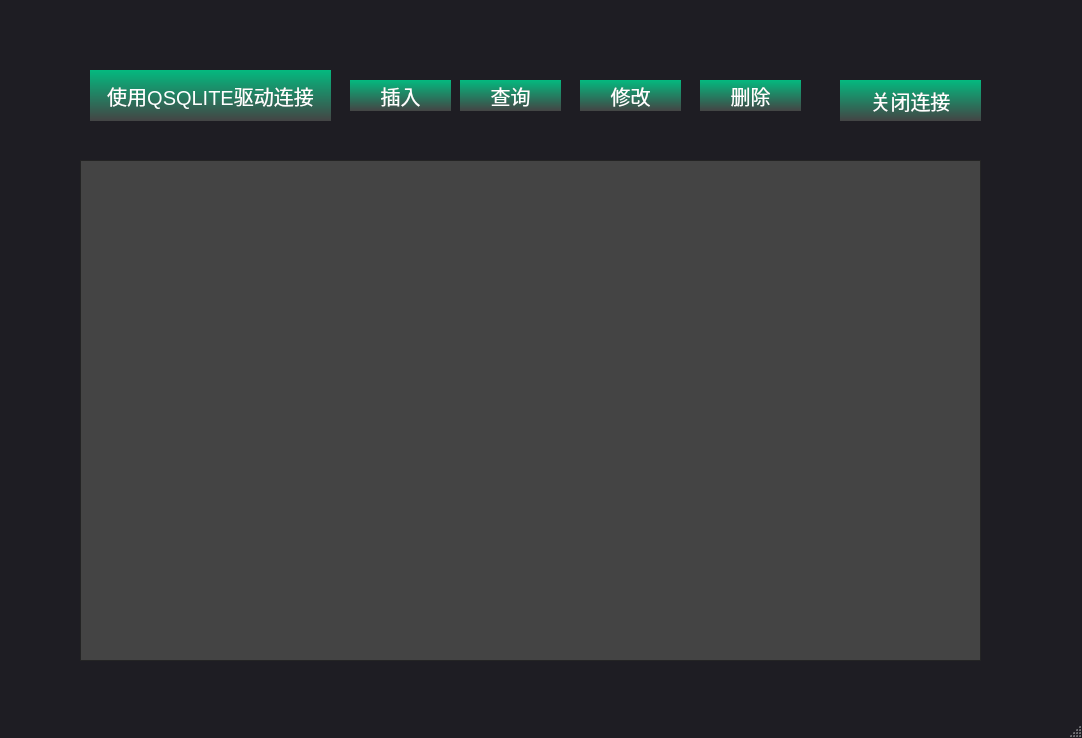
<?xml version="1.0" encoding="UTF-8"?>
<ui version="4.0">
 <class>MainWindow</class>
 <widget class="QMainWindow" name="MainWindow">
  <property name="geometry">
   <rect>
    <x>0</x>
    <y>0</y>
    <width>1082</width>
    <height>738</height>
   </rect>
  </property>
  <property name="windowTitle">
   <string>MainWindow</string>
  </property>
  <property name="styleSheet">
   <string notr="true">QMainWindow {
	background-color:#1e1d23;
}
QDialog {
	background-color:#1e1d23;
}
QColorDialog {
	background-color:#1e1d23;
}
QTextEdit {
	background-color:#1e1d23;
	color: #a9b7c6;
}
QPlainTextEdit {
	selection-background-color:#007b50;
	background-color:#1e1d23;
	border-style: solid;
	border-top-color: transparent;
	border-right-color: transparent;
	border-left-color: transparent;
	border-bottom-color: transparent;
	border-width: 1px;
	color: #a9b7c6;
}
QPushButton{
	border-style: solid;
	border-top-color: transparent;
	border-right-color: transparent;
	border-left-color: transparent;
	border-bottom-color: transparent;
	border-width: 1px;
	border-style: solid;
	color: #FFFFFF;
	padding: 2px;
	background-color:qlineargradient(spread:pad,x1:0,y1:0,x2:0,y2:1,stop:0 #04b97f,stop:1 #444444);
    font-family: &quot;Microsoft YaHei&quot;; 
    font-size:20px;
}

QPushButton:hover{
	border-style: solid;
	border-top-color: transparent;
	border-right-color: transparent;
	border-left-color: transparent;
	border-bottom-color: #37efba;
	border-bottom-width: 2px;
	border-style: solid;
	color: #FFFFFF;
	padding-bottom: 2px;
	background-color: #1e1d23;
}
QPushButton:pressed{
	border-style: solid;
	border-top-color: transparent;
	border-right-color: transparent;
	border-left-color: transparent;
	border-bottom-color: #37efba;
	border-bottom-width: 2px;
	border-style: solid;
	color: #37efba;
	padding-bottom: 1px;
	background-color: #1e1d23;
}
QPushButton:disabled{
	border-style: solid;
	border-top-color: transparent;
	border-right-color: transparent;
	border-left-color: transparent;
	border-bottom-color: #808086;
	border-bottom-width: 2px;
	border-style: solid;
	color: #808086;
	padding-bottom: 1px;
	background-color: #1e1d23;
}
QToolButton {
	border-style: solid;
	border-top-color: transparent;
	border-right-color: transparent;
	border-left-color: transparent;
	border-bottom-color: #04b97f;
	border-bottom-width: 1px;
	border-style: solid;
	color: #a9b7c6;
	padding: 2px;
	background-color: #1e1d23;
}
QToolButton:hover{
	border-style: solid;
	border-top-color: transparent;
	border-right-color: transparent;
	border-left-color: transparent;
	border-bottom-color: #37efba;
	border-bottom-width: 2px;
	border-style: solid;
	color: #FFFFFF;
	padding-bottom: 1px;
	background-color: #1e1d23;
}

QLineEdit {
	border-width: 1px; border-radius: 4px;
	border-color: rgb(58, 58, 58);
	border-style: inset;
	padding: 0 8px;
	color: #a9b7c6;
	background:#1e1d23;
	selection-background-color:#007b50;
	selection-color: #FFFFFF;
}
QLabel {
	color: #a9b7c6;
}
QLCDNumber {
	color: #37e6b4;
}
QProgressBar {
	text-align: center;
	color: rgb(240, 240, 240);
	border-width: 1px; 
	border-radius: 10px;
	border-color: rgb(58, 58, 58);
	border-style: inset;
	background-color:#1e1d23;
}
QProgressBar::chunk {
	background-color: #04b97f;
	border-radius: 5px;
}
QMenuBar {
	background-color: #1e1d23;
}
QMenuBar::item {
	color: #a9b7c6;
  	spacing: 3px;
  	padding: 1px 4px;
  	background: #1e1d23;
}

QMenuBar::item:selected {
  	background:#1e1d23;
	color: #FFFFFF;
}
QMenu::item:selected {
	border-style: solid;
	border-top-color: transparent;
	border-right-color: transparent;
	border-left-color: #04b97f;
	border-bottom-color: transparent;
	border-left-width: 2px;
	color: #FFFFFF;
	padding-left:15px;
	padding-top:4px;
	padding-bottom:4px;
	padding-right:7px;
	background-color: #1e1d23;
}
QMenu::item {
	border-style: solid;
	border-top-color: transparent;
	border-right-color: transparent;
	border-left-color: transparent;
	border-bottom-color: transparent;
	border-bottom-width: 1px;
	border-style: solid;
	color: #a9b7c6;
	padding-left:17px;
	padding-top:4px;
	padding-bottom:4px;
	padding-right:7px;
	background-color: #1e1d23;
}
QMenu{
	background-color:#1e1d23;
}
QTabWidget {
	color:rgb(0,0,0);
	background-color:#1e1d23;
}
QTabWidget::pane {
		border-color: rgb(77,77,77);
		background-color:#1e1d23;
		border-style: solid;
		border-width: 1px;
    	border-radius: 6px;
}
QTabBar::tab {
	border-style: solid;
	border-top-color: transparent;
	border-right-color: transparent;
	border-left-color: transparent;
	border-bottom-color: transparent;
	border-bottom-width: 1px;
	border-style: solid;
	color: #808086;
	padding: 3px;
	margin-left:3px;
	background-color: #1e1d23;
}
QTabBar::tab:selected, QTabBar::tab:last:selected, QTabBar::tab:hover {
  	border-style: solid;
	border-top-color: transparent;
	border-right-color: transparent;
	border-left-color: transparent;
	border-bottom-color: #04b97f;
	border-bottom-width: 2px;
	border-style: solid;
	color: #FFFFFF;
	padding-left: 3px;
	padding-bottom: 2px;
	margin-left:3px;
	background-color: #1e1d23;
}

QCheckBox {
	color: #a9b7c6;
	padding: 2px;
}
QCheckBox:disabled {
	color: #808086;
	padding: 2px;
}

QCheckBox:hover {
	border-radius:4px;
	border-style:solid;
	padding-left: 1px;
	padding-right: 1px;
	padding-bottom: 1px;
	padding-top: 1px;
	border-width:1px;
	border-color: rgb(87, 97, 106);
	background-color:#1e1d23;
}
QCheckBox::indicator:checked {

	height: 10px;
	width: 10px;
	border-style:solid;
	border-width: 1px;
	border-color: #04b97f;
	color: #a9b7c6;
	background-color: #04b97f;
}
QCheckBox::indicator:unchecked {

	height: 10px;
	width: 10px;
	border-style:solid;
	border-width: 1px;
	border-color: #04b97f;
	color: #a9b7c6;
	background-color: transparent;
}
QRadioButton {
	color: #a9b7c6;
	background-color: #1e1d23;
	padding: 1px;
}
QRadioButton::indicator:checked {
	height: 10px;
	width: 10px;
	border-style:solid;
	border-radius:5px;
	border-width: 1px;
	border-color: #04b97f;
	color: #a9b7c6;
	background-color: #04b97f;
}
QRadioButton::indicator:!checked {
	height: 10px;
	width: 10px;
	border-style:solid;
	border-radius:5px;
	border-width: 1px;
	border-color: #04b97f;
	color: #a9b7c6;
	background-color: transparent;
}
QStatusBar {
	color:#027f7f;
}
QSpinBox {
	color: #a9b7c6;	
	background-color: #1e1d23;
}
QDoubleSpinBox {
	color: #a9b7c6;	
	background-color: #1e1d23;
}
QTimeEdit {
	color: #a9b7c6;	
	background-color: #1e1d23;
}
QDateTimeEdit {
	color: #a9b7c6;	
	background-color: #1e1d23;
}
QDateEdit {
	color: #a9b7c6;	
	background-color: #1e1d23;
}
QComboBox {
	color: #a9b7c6;	
	background: #1e1d23;
}
QComboBox:editable {
	background: #1e1d23;
	color: #a9b7c6;
	selection-background-color: #1e1d23;
}
QComboBox QAbstractItemView {
	color: #a9b7c6;	
	background: #1e1d23;
	selection-color: #FFFFFF;
	selection-background-color: #1e1d23;
}
QComboBox:!editable:on, QComboBox::drop-down:editable:on {
	color: #a9b7c6;	
	background: #1e1d23;
}
QFontComboBox {
	color: #a9b7c6;	
	background-color: #1e1d23;
}
QToolBox {
	color: #a9b7c6;
	background-color: #1e1d23;
}
QToolBox::tab {
	color: #a9b7c6;
	background-color: #1e1d23;
}
QToolBox::tab:selected {
	color: #FFFFFF;
	background-color: #1e1d23;
}
QScrollArea {
	color: #FFFFFF;
	background-color: #1e1d23;
}
QSlider::groove:horizontal {
	height: 5px;
	background: #04b97f;
}
QSlider::groove:vertical {
	width: 5px;
	background: #04b97f;
}
QSlider::handle:horizontal {
	background: qlineargradient(x1:0, y1:0, x2:1, y2:1, stop:0 #b4b4b4, stop:1 #8f8f8f);
	border: 1px solid #5c5c5c;
	width: 14px;
	margin: -5px 0;
	border-radius: 7px;
}
QSlider::handle:vertical {
	background: qlineargradient(x1:1, y1:1, x2:0, y2:0, stop:0 #b4b4b4, stop:1 #8f8f8f);
	border: 1px solid #5c5c5c;
	height: 14px;
	margin: 0 -5px;
	border-radius: 7px;
}
QSlider::add-page:horizontal {
    background: white;
}
QSlider::add-page:vertical {
    background: white;
}
QSlider::sub-page:horizontal {
    background: #04b97f;
}
QSlider::sub-page:vertical {
    background: #04b97f;
}



QTableWidget{
color:#DCDCDC;
background:#444444;
border:1px solid #242424;
alternate-background-color:#525252;/*交错颜色*/
gridline-color:#242424;
 font-family: &quot;Microsoft YaHei&quot;; 
 font-size:16px;
}

/*选中item*/
QTableWidget::item:selected{
color:#DCDCDC;
background:qlineargradient(spread:pad,x1:0,y1:0,x2:0,y2:1,stop:0 #484848,stop:1 #383838);
}

/*
悬浮item*/
QTableWidget::item:hover{
background:#5B5B5B;
}
/*表头*/
QHeaderView::section{
text-align:center;
background:qlineargradient(spread:pad,x1:0,y1:0,x2:0,y2:1,stop:0 #04b97f,stop:1 #444444); 
padding:3px;
margin:0px;
color:#DCDCDC;
border:1px solid #242424;
border-left-width:0;
 font-family: &quot;Microsoft YaHei&quot;; 
 font-size:16px;
font-weight:bold;
}



/*表右侧的滑条*/
QScrollBar:vertical{
background:#5E5E5E;
padding:0px;
border-radius:6px;
max-width:12px;
}

/*滑块*/
QScrollBar::handle:vertical{
background:qlineargradient(spread:pad,x1:0,y1:0,x2:0,y2:1,stop:0 #04b97f,stop:1 #1e1d23);
border-radius:6px;
} 
 
/*
滑块悬浮，按下*/
QScrollBar::handle:hover:vertical,QScrollBar::handle:pressed:vertical{
background:#A7A7A7;
}
/*
滑块已经划过的区域*/
QScrollBar::sub-page:vertical{
background:444444;
}

/*
滑块还没有划过的区域*/
QScrollBar::add-page:vertical{
background:5B5B5B;
}

/*页面下移的按钮*/
QScrollBar::add-line:vertical{
background:none;
}
/*页面上移的按钮*/
QScrollBar::sub-line:vertical{
background:none;
} 




 

</string>
  </property>
  <widget class="QWidget" name="centralwidget">
   <widget class="QPushButton" name="pushButtonConn">
    <property name="geometry">
     <rect>
      <x>90</x>
      <y>70</y>
      <width>241</width>
      <height>51</height>
     </rect>
    </property>
    <property name="text">
     <string>使用QSQLITE驱动连接</string>
    </property>
   </widget>
   <widget class="QPushButton" name="pushButtonInsert">
    <property name="geometry">
     <rect>
      <x>350</x>
      <y>80</y>
      <width>101</width>
      <height>31</height>
     </rect>
    </property>
    <property name="text">
     <string>插入</string>
    </property>
   </widget>
   <widget class="QPushButton" name="pushButtonSelect">
    <property name="geometry">
     <rect>
      <x>460</x>
      <y>80</y>
      <width>101</width>
      <height>31</height>
     </rect>
    </property>
    <property name="text">
     <string>查询</string>
    </property>
   </widget>
   <widget class="QPushButton" name="pushButtonUpdate">
    <property name="geometry">
     <rect>
      <x>580</x>
      <y>80</y>
      <width>101</width>
      <height>31</height>
     </rect>
    </property>
    <property name="text">
     <string>修改</string>
    </property>
   </widget>
   <widget class="QPushButton" name="pushButtonDelete">
    <property name="geometry">
     <rect>
      <x>700</x>
      <y>80</y>
      <width>101</width>
      <height>31</height>
     </rect>
    </property>
    <property name="text">
     <string>删除</string>
    </property>
   </widget>
   <widget class="QPushButton" name="pushButtonClose">
    <property name="geometry">
     <rect>
      <x>840</x>
      <y>80</y>
      <width>141</width>
      <height>41</height>
     </rect>
    </property>
    <property name="text">
     <string>关闭连接</string>
    </property>
   </widget>
   <widget class="QTableWidget" name="tableWidget">
    <property name="geometry">
     <rect>
      <x>80</x>
      <y>160</y>
      <width>901</width>
      <height>501</height>
     </rect>
    </property>
   </widget>
  </widget>
  <widget class="QMenuBar" name="menubar">
   <property name="geometry">
    <rect>
     <x>0</x>
     <y>0</y>
     <width>1082</width>
     <height>23</height>
    </rect>
   </property>
  </widget>
  <widget class="QStatusBar" name="statusbar"/>
 </widget>
 <resources/>
 <connections/>
</ui>
